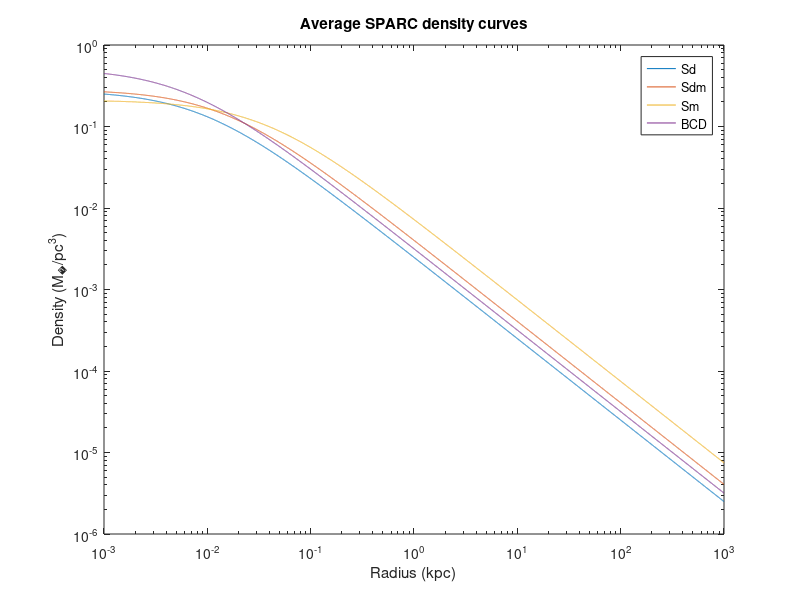

Here is the MATLAB script that generated this plot:
x_sd = logspace(-3,3,10000);
y_sd = 0.0025./(x_sd+0.009);
loglog(x_sd, y_sd)

hold on;
x_sdm = logspace(-3,3,10000);
y_sdm = 0.004066./(x_sdm+0.01426);
loglog(x_sdm, y_sdm)

hold on;
x_sm = logspace(-3,3,10000);
y_sm = 0.00747./(x_sm+0.03531);
loglog(x_sm, y_sm)

hold on;
x_bcd = logspace(-3,3,10000);
y_bcd = 0.003176./(x_bcd+0.0061);
loglog(x_bcd, y_bcd)

%solar = char(9737)
xlabel('Radius (kpc)')

solar=char(9737)
ylabel(['Density (M_',solar, '/pc^{3})']);

%ylabel('Density (M_{\odot}/pc^{3}', 'Interpreter', 'latex')
title('Average SPARC density curves')


legend('Sd', 'Sdm', 'Sm', 'BCD')
